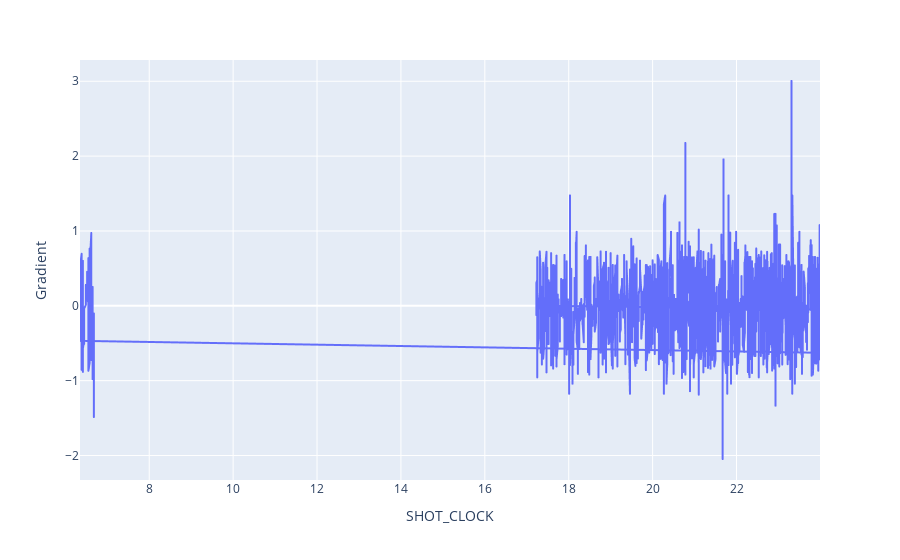

Notebook cell for this chart:
### Code cell
px.line(derivative_df[(derivative_df['Event_ID']==215)],x='SHOT_CLOCK',y='Gradient')

### Figure 1 — Plotly figure (JSON) as saved in the notebook; plotly's stock layout.template omitted (floating-point values rounded to 4 significant figures; data arrays with more than 128 entries replaced by an {"elided": "..."} marker saying what was removed)
{"data": [{"hovertemplate": "SHOT_CLOCK=%{x}<br>Gradient=%{y}<extra></extra>", "legendgroup": "", "line": {"color": "#636efa", "dash": "solid"}, "marker": {"symbol": "circle"}, "mode": "lines", "name": "", "showlegend": false, "type": "scattergl", "x": {"elided": "4411 float values"}, "xaxis": "x", "y": {"elided": "4411 float values"}, "yaxis": "y"}], "layout": {"legend": {"tracegroupgap": 0}, "margin": {"t": 60}, "xaxis": {"anchor": "y", "domain": [0, 1], "title": {"text": "SHOT_CLOCK"}}, "yaxis": {"anchor": "x", "domain": [0, 1], "title": {"text": "Gradient"}}}}
